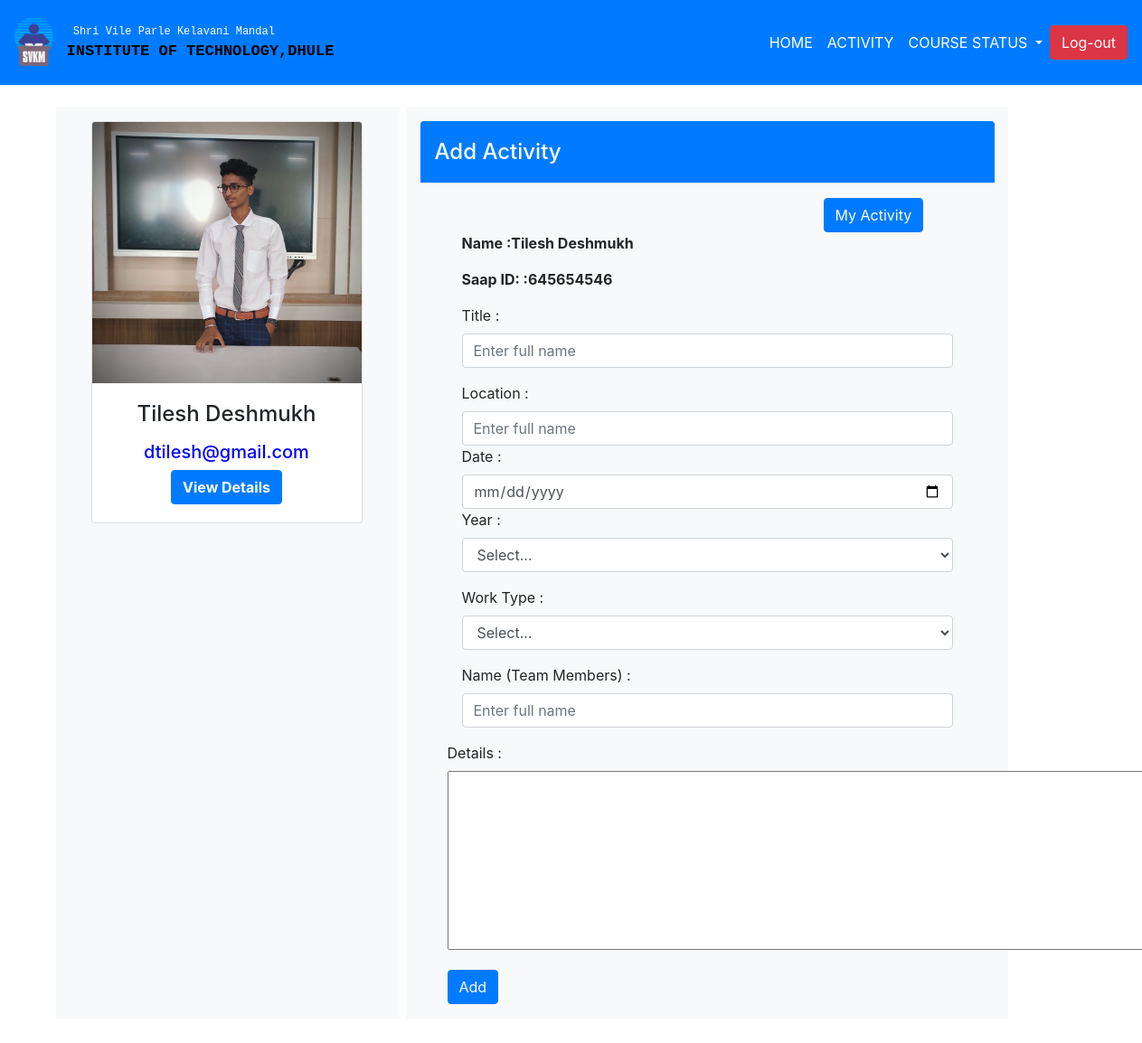
The app's page /activity.php?eid=1&s=645654546 with its own data.
### tables this page shows
CREATE TABLE `registration` (
  `id` int(10) NOT NULL,
  `name` varchar(50) NOT NULL,
  `number` int(50) NOT NULL,
  `address` text NOT NULL,
  `bdate` date NOT NULL,
  `dept` varchar(40) NOT NULL,
  `year` text NOT NULL,
  `sid` int(50) NOT NULL,
  `email` text NOT NULL,
  `pass` text NOT NULL,
  `img` text NOT NULL
);

### activity.php (the view, shortened to what this page needs)
<!doctype html>
<html lang="en">
  <head>
    <link rel="stylesheet" href="https://stackpath.bootstrapcdn.com/bootstrap/4.4.1/css/bootstrap.min.css">
      <link rel="stylesheet" type="text/css" href="style.css">
  </head>
  <body>
<?php
    include('db.php');
    $sql = mysqli_query($conn, "select * from registration where sid = '".$_GET['s']."' ");
    while($row=mysqli_fetch_assoc($sql)){
    $s = $row['sid'];
?>
        <nav class="navbar navbar-expand-lg  navbar-dark bg-primary navbar-fixed-top">
            <img class="" src="logo.png" style="width: 3.5%; height: 1.8%">
              <pre style="font-size: 12px; color: white;">
   Shri Vile Parle Kelavani Mandal
  <b style="font-size: 17px; color: black;" class="text-uppercase">Institute Of Technology,Dhule  </b></pre>
            <div class="collapse navbar-collapse" id="navbarTogglerDemo02">
                <ul class="navbar-nav ml-auto mt-2 mt-lg-0">
                  <li class="nav-item active">
                    <a class="nav-link text-uppercase" href="Profile.php?eid=<?php echo $_GET['eid'];?>&s=<?php echo $s; ?>">Home <span class="sr-only">(current)</span></a>
                  </li>
                  <li class="nav-item active">
                    <a class="nav-link text-uppercase" href="activity.php?eid=<?php echo $_GET['eid'];?>&s=<?php echo $s; ?>">Activity <span class="sr-only">(current)</span></a>
                  </li>
                   <li class="nav-item dropdown">
                    <a class="nav-link dropdown-toggle text-white text-uppercase" style="color: black" href="#" id="navbardrop" data-toggle="dropdown">
                      Course Status
                    </a>
                  </li>
                </ul>
             <form class="form-inline my-2 my-lg-0" action="logout.php">
               <a href="logout.php"><button class="btn btn-danger my-2 my-sm-0" type="submit">Log-out</button></a>
            </form>
        </div>
      </nav>
      <?php
    }
    ?>
<?php
    include('db.php');
    $sql = mysqli_query($conn, "select * from registration where sid = '".$_GET['s']."' ");
    while($row=mysqli_fetch_assoc($sql))
    {
?>
<div class="container my-4">
    <div class="row">
        <div class="col-lg-4 col-md-4 col-sm-2 col-2 text-center bg-light py-3">
              <div class="card mx-4" style="width:300px">
                   <img class="card-img-top" src="temp.jpg" alt="Card image" style="width:100%">
                  <div class="card-body">
                      <h4 class="card-title"><p><?php echo $row['name']; ?></p></h4>
                      <h5><p class="card-text" style="color: blue"> <?php echo $row['email']; ?></p></h5>
                    <a href="detail.php?eid=<?php echo $row['id']; ?>" style="color: black"><button class="btn btn-primary "><b>View Details</b>  </button></a>
                  </div>
              </div>
            </div>
<?php
}
?>
<?php
include('db.php');
    $sql = mysqli_query($conn, "select * from registration where sid = '".$_GET['s']."' ");
    while($row=mysqli_fetch_assoc($sql))
    {
    $name = $row['name'];
    $saap = $row['sid'];
?>
            <div class="col-lg-7 col-md-7 col-sm-6 col-5 bg-light mx-2 py-3">
                     <div class="modal-header btn-primary">
              <h4 class="modal-title text-white">Add Activity </h4>
           </div>
           <div style="padding-left: 30px; padding-right: 30px">
           <div class="modal-body bg-light">
            <div class="">
                    <div style="padding-left: 400px">
                          <button type="submit" name="add" class="btn btn-primary" data-toggle="modal" data-target="#myModal1">
                          My Activity
                          </button>
                      </div>
                      <b><p>Name   :<?php echo $name ?></p>
                      <p>Saap ID: :<?php echo $saap ?></p></b>
                  </div>
             <form action="activity.php?s=<?php echo $saap?>&eid=<?php echo $_GET['eid']; ?>" method="POST">
                 <div class="form-group">
                    <label>Title :</label>
                    <input type="text" name="name" class="form-control" placeholder="Enter full name" value="" required="required">
                  </div>
                  <div>
                   <label>Location :</label>
                    <input type="text" name="loc" class="form-control" placeholder="Enter full name" value="" required="required">
                  </div>
                   <div>
                   <label>Date :</label>
                    <input type="date" name="date" class="form-control" value="" required="required">
                  </div>
                 <div class="form-group">
                      <label>Year :</label>
                    <select type="text" name="yr" class="form-control" placeholder="choce..">
                          <option>Select...</option>
                       </select>
                </div>
                    <div class="form-group">
                      <label>Work Type :</label>
                    <select type="text" name="work" class="form-control" placeholder="choce.." required="required">
                          <option>Select...</option>
                       </select>
                </div>
                     <label>Name (Team Members) :</label>
                    <input type="text" name="team" class="form-control" placeholder="Enter full name" value="" required="required">
                  </div>
                <div class="form-group">
                    <label>Details :</label><br>
                    <textarea name="detl" rows="8" cols="75" required="required"></textarea>
                </div>
                  <button type="submit" name="add" class="btn btn-primary">
                    Add
                  </button>
          </div>
       </div>
            </div>
    </div>
<?php
}
?>
                                      <?php
                                        include('db.php');
                                        $sql = mysqli_query($conn, "select * from activity where sid = '".$_GET['s']."' ");
                                        while($row=mysqli_fetch_assoc($sql)){
                                        ?>
                                          <head>
                                          </head>
                                         <?php
                                          }
                                          ?>
  </body>
</html>

### records on screen
registration: name "Tilesh Deshmukh", email "dtilesh@gmail.com", sid "645654546"
